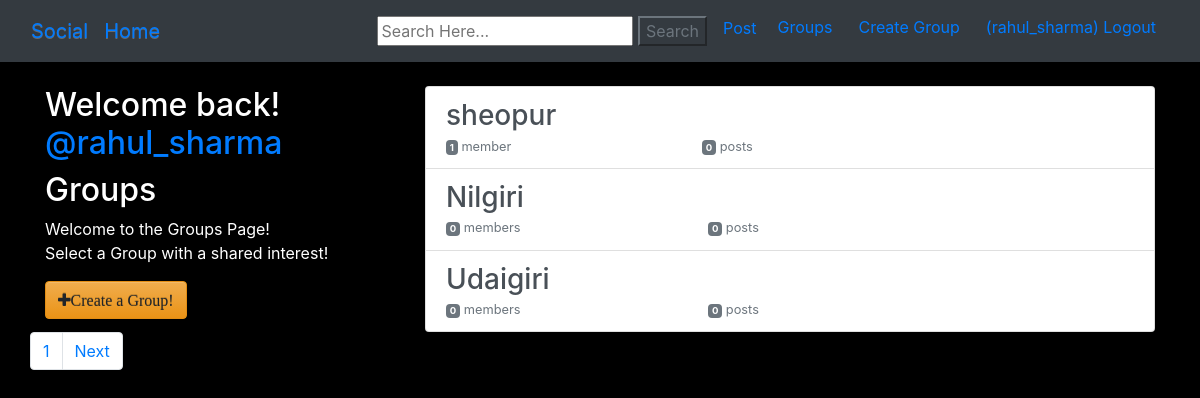
Screenshot of /groups/ (signed in) with the database file from the repository.
### groups/models.py (models this page shows, shortened)
class Group(models.Model):
    name = models.CharField(max_length=250,unique=True)
    slug = models.SlugField(allow_unicode=True,unique=True)
    description = models.TextField(blank=True,default='')
    description_html = models.TextField(editable=True,blank=True,default='')
    members = models.ManyToManyField(User,through='GroupMember')
    def __str__(self):
        return self.name
    class Meta:
        ordering=['name']

### groups/views.py (the view)
# urls.py: path('', views.ListGroups.as_view(),name='all'),
class ListGroups(generic.ListView):
    model = Group
    ordering = 'id'
    paginate_by = 3

### groups/templates/groups/group_list.html (shortened to what this page needs)
{% extends 'groups/group_base.html' %}
{% block pregroup %}
<div class="col-md-4">
  <div class="content">
    {% if user.is_authenticated %}
    <h2>
      Welcome back!
      <a href="{% url 'posts:for_user' username=user.username %}">@{{user.username}}</a>
    </h2>
    {% endif %}
      <h2>Groups</h2>
      <p>Welcome to the Groups Page! <br>Select a Group with a shared interest!</p>
  </div>
  {% if user.is_authenticated %}
    <a href="{% url 'groups:create'%}" class="btn btn-warning" role='button'><span class="fa fa-plus">Create a Group!</span></a>
  {% endif %}
</div>
{% endblock%}
{% block group_content %}
 <div class="col-md-8">
   <div class="list-group">
     {% for group in object_list %}
        <a href="{% url 'groups:single' slug=group.slug %}"
         class="list-group-item list-group-item-action flex-column align-item-start">
          <h3 class="mb-1">{{group.name}}</h3>
          <div class="d-flex w-40 justify-content-between">
            <small class="text-muted"><span class="badge badge-secondary">
              {{group.members.count}}</span> member{{group.members.count|pluralize}}</small>
            <small class="text-muted"><span class='badge badge-secondary'>
             {{group.posts.count}}</span> post{{group.posts.count|pluralize}}</small>
          </div>
        </a>
      {% endfor%}
      </div>
   </div>
   <br>
   <nav aria-label="Page navigation example">
    <ul class="pagination">
      <li class="page-item"><a class="page-link" href="?page={{page_obj.number}}">1</a></li>
      {% if page_obj.has_next %}
        <li class="page-item"><a class="page-link" href="?page={{page_obj.next_page_number}}">Next</a></li>
      {% endif %}
    </ul>
{% endblock%}

### templates/base.html (shortened to what this page needs)
<!DOCTYPE html>
{% load static %}
<html lang="en" dir="ltr">
  <head>
    <link rel="stylesheet" href="https://stackpath.bootstrapcdn.com/bootstrap/4.1.3/css/bootstrap.min.css"
>
    <link rel="stylesheet" href="https://maxcdn.bootstrapcdn.com/bootstrap/3.3.7/css/bootstrap-theme.min.css"
>
    <link href="https://maxcdn.bootstrapcdn.com/font-awesome/4.7.0/css/font-awesome.min.css" rel="stylesheet">
    <link rel="stylesheet" href="{% static 'simplesocial/css/master.css' %}">
  </head>
  <body>
      <nav class="navbar navbar-expand-lg bg-dark mynav" role="navigation" id="navbar">
        <div class="container-fluid">
          <div class="navbar-nav align-items-center mynav">
            <a class="navbar-brand mynav" href="{% url 'home' %}">Social</a>
            <a class="navbar-brand mynav" href="{% url 'accounts:user_detail' user.id %}">Home</a>
          </div>
          <div class="navbar-nav ml-auto">
            {% if user.is_authenticated %}
            <form class="nav-item nav-link" method="GET" action= "{% url 'accounts:search-profile' %}" >
              <div class="input-field">
                  <input type="text" name="searched" value="{{ request.GET.q }}" placeholder="Search Here...">
                 <button class="btn-outline-secondary" type="submit" name="action">Search</button>
              </div>
              </form>
            <a class="nav-item nav-link" href="{% url 'posts:create' %}" class="btn btn-simple">Post</a>
            <a href="{% url 'groups:all' %}" class="btn btn-simple">Groups</a>
            <a href="{% url 'groups:create' %}" class="btn btn-simple">Create Group</a>
            <a href="{% url 'accounts:logout' %}" class="btn btn-simple">({{request.user.username}}) Logout</a>
            {% else %}
            <a href="{% url 'groups:all' %}"class="btn btn-simple">Groups</a>
            <a href="{% url 'accounts:signup'%}"class="btn btn-simple">Sign Up</a>
            <a href="{% url 'accounts:login' %}"class="btn btn-simple">Log In</a>
            {% endif %}
          </div>
        </div>
      </nav>
      <div class="container-fluid">
        <br>
        {% block content %}
        {% endblock %}
      </div>
  </body>
  </html>

### static/simplesocial/css/master.css (style rules this page uses)
body { margin: 0; overflow: hidden; background-color: black; color:white; }

### rows the page displays
Group: name "sheopur", members.count "1", posts.count "0"
Group: name "Nilgiri", members.count "0", posts.count "0"
Group: name "Udaigiri", members.count "0", posts.count "0"

### other values shown
{{ request.user.username }} "rahul_sharma"
{{ user.username }} "rahul_sharma"
